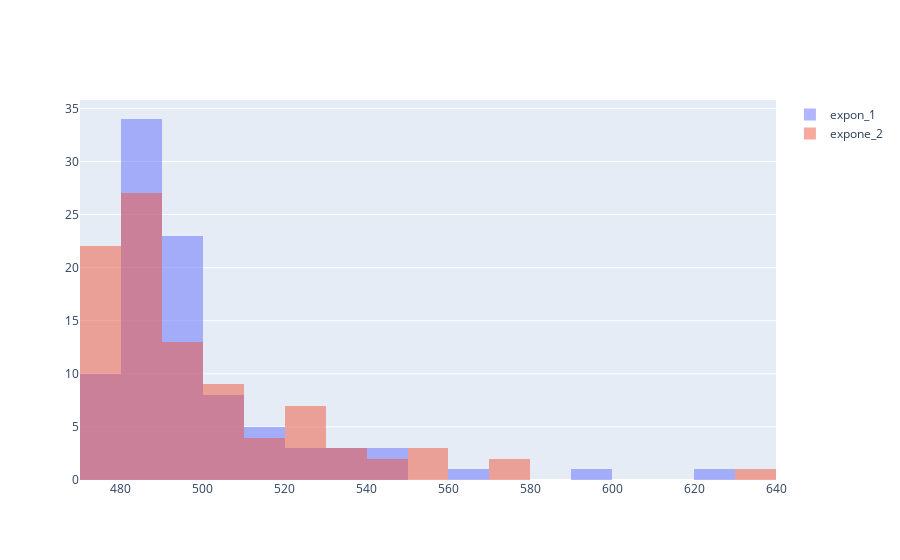

The cell this chart's notebook holds for it:
### Code cell
fig = go.Figure()
fig.add_trace(go.Histogram(x=expon_1, name='expon_1'))
fig.add_trace(go.Histogram(x=expon_2, name='expone_2'))

# Overlay both histograms
fig.update_layout(barmode='overlay')
# Reduce opacity to see both histograms
fig.update_traces(opacity=0.5)
fig.show()
